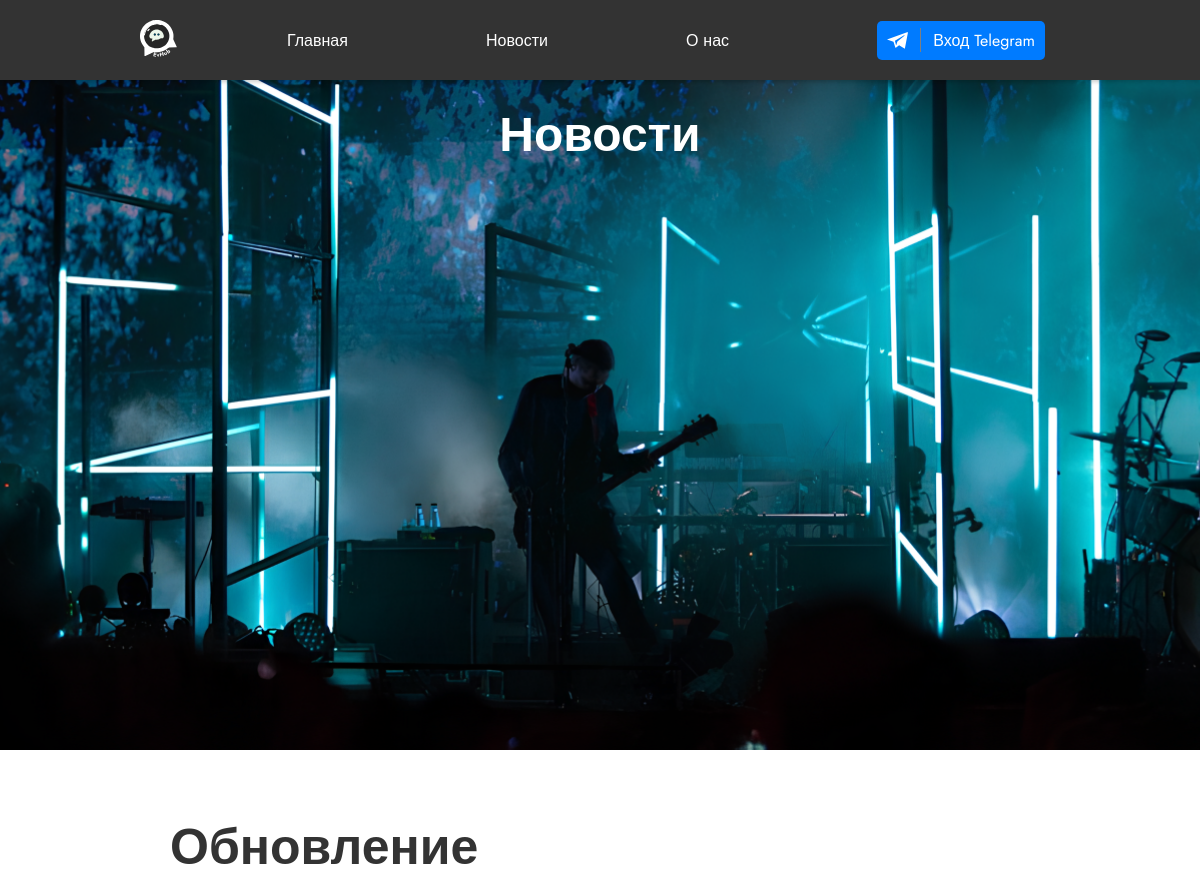
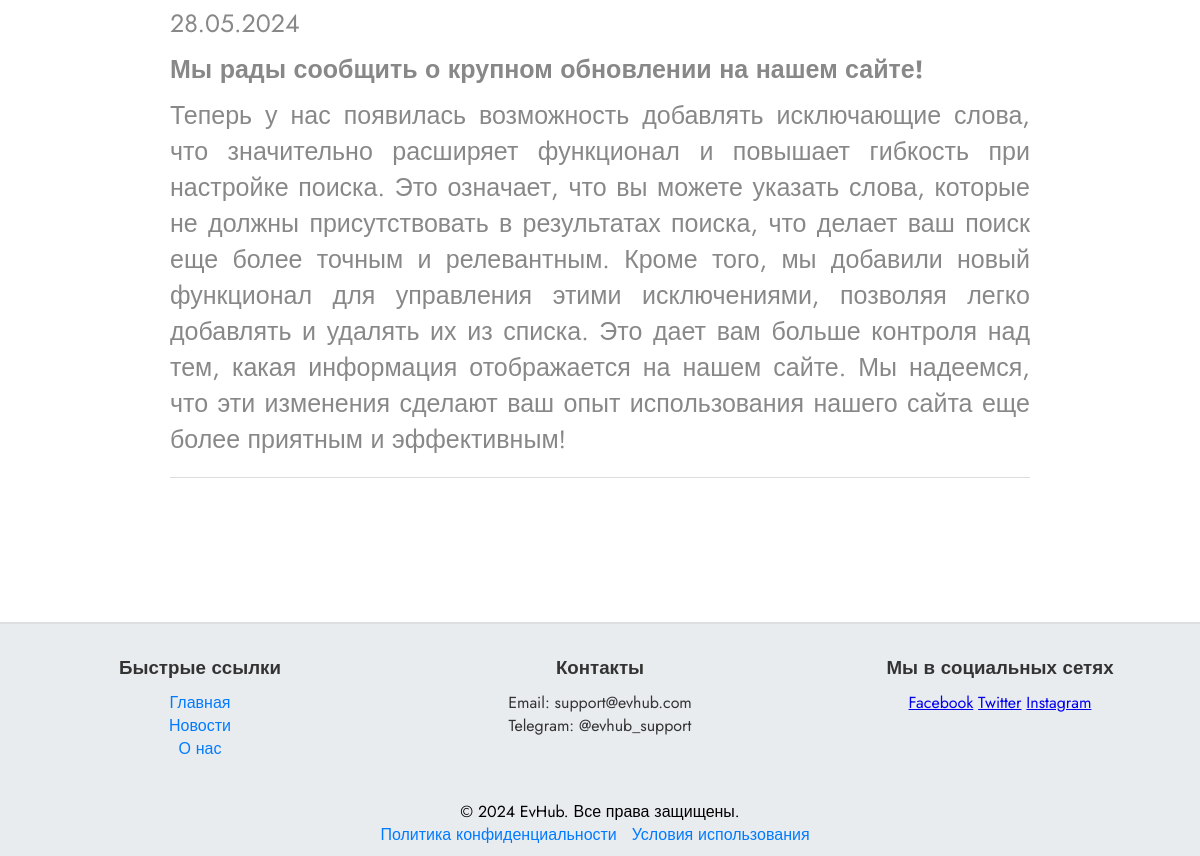
Before: /news/ with the older database file (2 pictures, top to bottom).
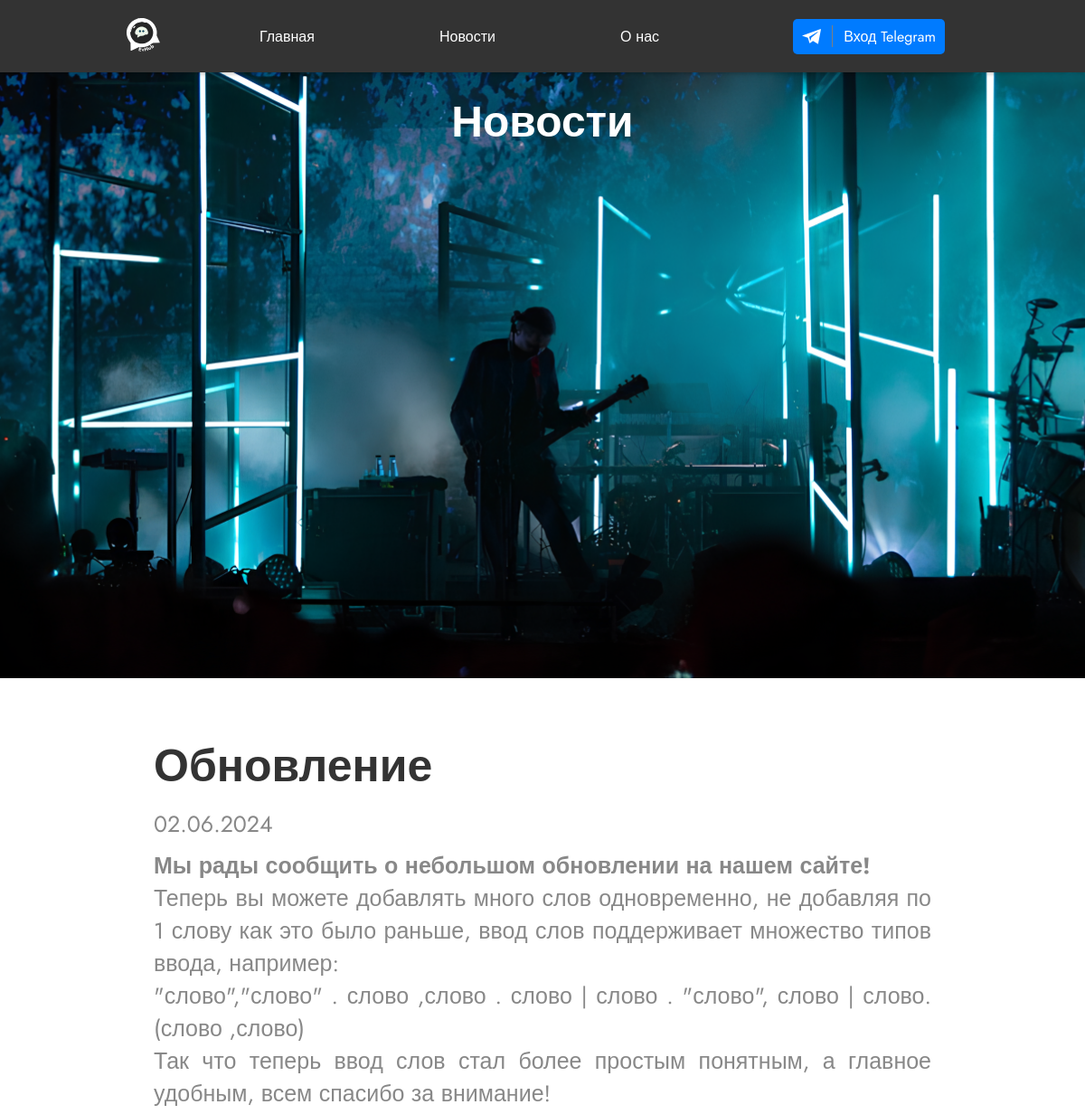
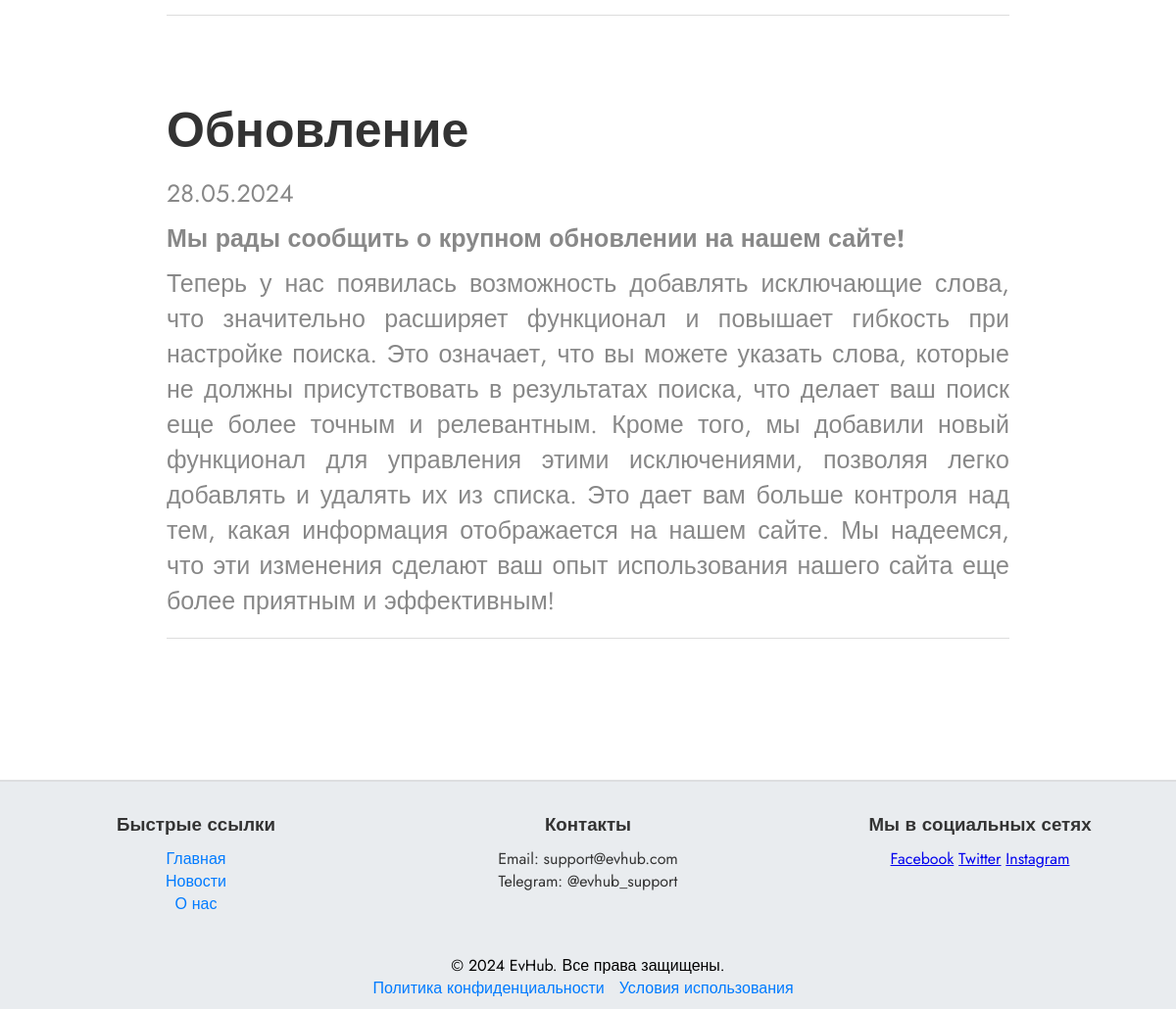
After: the same page with the newer database file (2 pictures, top to bottom).
### saite/models.py (models this page shows, shortened)
class News(models.Model):
    title = models.CharField(max_length=200)
    content = CKEditor5Field('Text', config_name='extends')
    created_at = models.DateTimeField(auto_now_add=True)

### saite/views.py (the view)
# urls.py: path('news/', saite_views.news_page, name='news-page'),
@csrf_exempt
def news_page(request):
    if request.method == 'POST' and request.user.is_staff:
        data = json.loads(request.body)
        form = NewsForm(data)
        if form.is_valid():
            news = form.save()
            return JsonResponse({'id': news.id})
        else:
            return JsonResponse({'errors': form.errors}, status=400)
    else:
        form = NewsForm()
    news = News.objects.all().order_by('-created_at')
    return render(request, 'news.html', {'form': form, 'news': news, 'is_admin': request.user.is_staff})

### telegram_auth/views.py (called while the page is built)
@receiver(request_started)
def set_webhook(**kwargs):
    print("Setting webhook...")
    try:
        response = requests.post(f"{TELEGRAM_API}{TELEGRAM_TOKEN}/setWebhook", data={'url': WEBHOOK_URL})
        logger.info("Webhook set successfully. Response: %s", response.json())
    except Exception as e:
        logger.error("Error setting webhook: %s", e)

### saite/templates/news.html (shortened to what this page needs)
{% extends "headerfooter.html" %}
{% load static %}
{% block content %}
<!DOCTYPE html>
<html lang="ru">
<head>
    <link rel="stylesheet" href="{% static 'css/stylenews.css' %}">
</head>
<body>
    <main>
        <div class="hero-image">
            <img src="{% static 'images/news/news.png' %}" alt="Initial Image" class="image" id="image1">
            <div class="hero-text" id="heroText">Новости</div>
        </div>
        <div id="news-container">
            {% for news in news %}
                <div class="news-item" data-news-id="{{ news.id }}">
                    <h2>{{ news.title }}</h2>
                    <p>{{ news.created_at|date:"d.m.Y" }}</p>
                    <div>{{ news.content|safe }}</div>
                    <hr>
                </div>
            {% endfor %}
        </div>
    </main>
</body>
</html>
{% endblock %}

### saite/templates/headerfooter.html (shortened to what this page needs)
{% load static %}
<!DOCTYPE html>
<html lang="ru">
<head>
    <link rel="stylesheet" href="{% static 'css/headerfooter.css' %}">
</head>
<body>
<header>
    <nav class="navbar">
        <a href="{% url 'main-page' %}" class="logo-container">
            <img src="{% static 'images/header/logo.svg' %}" alt="Логотип" class="logo">
        </a>
        <ul class="nav-list">
            <li><a href="{% url 'main-page' %}" class="text-button">Главная</a></li>
            <li><a href="{% url 'news-page' %}" class="text-button">Новости</a></li>
            <li><a href="{% url 'about-page' %}" class="text-button">О нас</a></li>
            {% if user.is_authenticated %}
            <li>
                <a href="{% url 'settings-page' %}" class="custom-button">
                    <span class="icon-container">
                        <img width="21" height="29" fill="none" src="{% static 'images/header/bot.svg' %}">
                    </span>
                    <span class="divider"></span>
                    <span class="text">Настроить бота</span>
                </a>
            </li>
            {% else %}
            <li>
                <a class="custom-button2" href="https://t.me/EvHubBot">
                    <span class="icon-container">
                        <img width="21" height="29" fill="none" src="{% static 'images/header/telegaicon.svg' %}">
                    </span>
                    <span class="text">Вход Telegram</span>
                </a>
            </li>
            {% endif %}
        </ul>
    </nav>
</header>
<main>
    {% block content %}
    {% endblock %}
</main>
<footer>
    <div class="footer-container">
        <div class="footer-section">
            <h3>Быстрые ссылки</h3>
            <ul class="footer-links">
                <li><a href="{% url 'main-page' %}">Главная</a></li>
                <li><a href="{% url 'news-page' %}">Новости</a></li>
                <li><a href="{% url 'about-page' %}">О нас</a></li>
            </ul>
        </div>
        <div class="footer-section">
            <h3>Контакты</h3>
            <p>Email: support@evhub.com</p>
            <p>Telegram: @evhub_support</p>
        </div>
        <div class="footer-section">
            <h3>Мы в социальных сетях</h3>
            <a href="#" class="footer-link">Facebook</a>
            <a href="#" class="footer-link">Twitter</a>
            <a href="#" class="footer-link">Instagram</a>
        </div>
    </div>
    <div class="footer-bottom">
        <p>© 2024 EvHub. Все права защищены.</p>
        <p>
            <a href="#">Политика конфиденциальности</a>
            <a href="#">Условия использования</a>
        </p>
    </div>
</footer>
</body>
</html>

### saite/static/css/headerfooter.css (style rules this page uses)
:root { --font-size-base-min: 16px; --font-size-base-max: 18px; --screen-width-min: 320px; --screen-width-max: 1920px; --logo-size-min: 60px; --logo-size-max: 100px; }
html, body { height: 100%; margin: 0; display: flex; flex-direction: column; }
main { flex: 1; }
header { position: sticky; top: 0; z-index: 1000; background-color: #333; box-shadow: 0 2px 4px 0 rgba(0,0,0,.2); transition: box-shadow 0.3s ease-in-out; }
.logo-container { display: flex; align-items: center; margin-top: 10px; margin-bottom: 10px; }
.logo { width: calc(var(--logo-size-min) + (var(--logo-size-max) - var(--logo-size-min)) * ((100vw - var(--screen-width-min)) / (var(--screen-width-max) - var(--screen-width-min)))); height: auto; }
.icon-container { display: flex; align-items: center; justify-content: center; }
.navbar { display: flex; align-items: center; justify-content: space-between; width: 80%; margin: 0 auto; padding: 10px 20px; color: #fff; position: relative; }
.logo-container img { height: 40px; }
.nav-list { display: flex; list-style-type: none; align-items:center; width: 100%; justify-content: space-between; padding: 0; margin-left: 10%; }
.nav-list li { margin: 0 15px; }
.text-button { color: #fff; text-decoration: none; }
.custom-button, .custom-button2 { display: flex; align-items: center; color: #fff; transition: background-color 0.3s; text-decoration: none; padding: 5px 10px; border-radius: 5px; margin-left: 10px; }
.custom-button2 { background-color: #007BFF; }
.custom-button .icon-container, .custom-button2 .icon-container { display: flex; align-items: center; }
footer { background-color: #e9ecef; padding-top: 20px; text-align: center; border-top: 1px solid #e9ecef; margin-top: 7%; border-top: solid 2px; border-color: #cdcdcd75; }
.footer-container { max-width: 1200px; margin: 0 auto; display: flex; flex-wrap: wrap; justify-content: space-between; }
.footer-section { flex: 1; padding: 10px; }
.footer-section h3 { margin-bottom: 10px; }
.footer-section p { margin: 0; }
.footer-links { list-style-type: none; padding: 0; margin: 0; }
.footer-links li { margin: 0; }
.footer-links a { text-decoration: none; color: #007bff; }
.footer-bottom { background-color: rgb(233 236 239); padding: 10px; margin-top: 20px; }
.footer-bottom p { margin: 0; color: black; }
.footer-bottom a { text-decoration: none; color: #007bff; margin-right: 10px; }

### saite/static/css/stylenews.css (style rules this page uses)
:root { --font-size-base-min: 16px; --font-size-base-max: 18px; --screen-width-min: 320px; --screen-width-max: 1920px; --logo-size-min: 60px; --logo-size-max: 100px; }
* { margin: 0; padding: 0; box-sizing: border-box; }
body { font-family: 'Jost', sans-serif; font-size: calc(var(--font-size-base-min) + (var(--font-size-base-max) - var(--font-size-base-min)) * ((100vw - var(--screen-width-min)) / (var(--screen-width-max) - var(--screen-width-min)))); background-color: #fff; color: #333; }
.text { text-align: justify; }
.hero-image { position: relative; width: 100%; height: 670px; }
.hero-image .image { position: absolute; top: 0; left: 0; width: 100%; height: 100%; object-fit: cover; transition: opacity 0.5s ease-in-out; }
.hero-text { position: absolute; top: 20px; left: 50%; transform: translateX(-50%); font-size: 3rem; font-weight: bold; color: white; transition: top 0.2s ease-in-out; }
.news-item h2 { font-size: 1.5rem; margin-bottom: 5px; }
.news-item p { color: gray; margin-bottom: 10px; }
.news-item hr { border: 0; border-top: 1px solid #ccc; }
#news-container { display: flex; flex-direction: column; align-items: center; width: 100%; padding: 20px; }
.news-item { max-width: 900px; width: 100%; margin: 20px 0; padding: 20px; text-align: justify; }
.news-item h2 { font-size: 50px; margin-bottom: 10px; }
.news-item p { font-size: 25px; color: #888; margin-bottom: 10px; }
.news-item div { font-size: 1rem; color: #333; margin-bottom: 20px; }
.news-item hr { border: none; height: 1px; background: #ddd; margin: 0; }

Changed rows visible on the page:
added News: title "Обновление", created_at "02.06.2024", content "Мы рады сообщить о небольшом обновлении на нашем сайте! Теперь вы можете добавлять много слов одновременно, не добавляя по 1 слову как это было раньше, ввод слов поддерживает множество типов ввода, например: \"слово\",\"слово\" . слово ,слово . слово | слово . \"слово\", слово | слово. (слово ,слово) Так что теперь ввод слов стал более простым понятным, а главное удобным, всем спасибо за внимание!"
